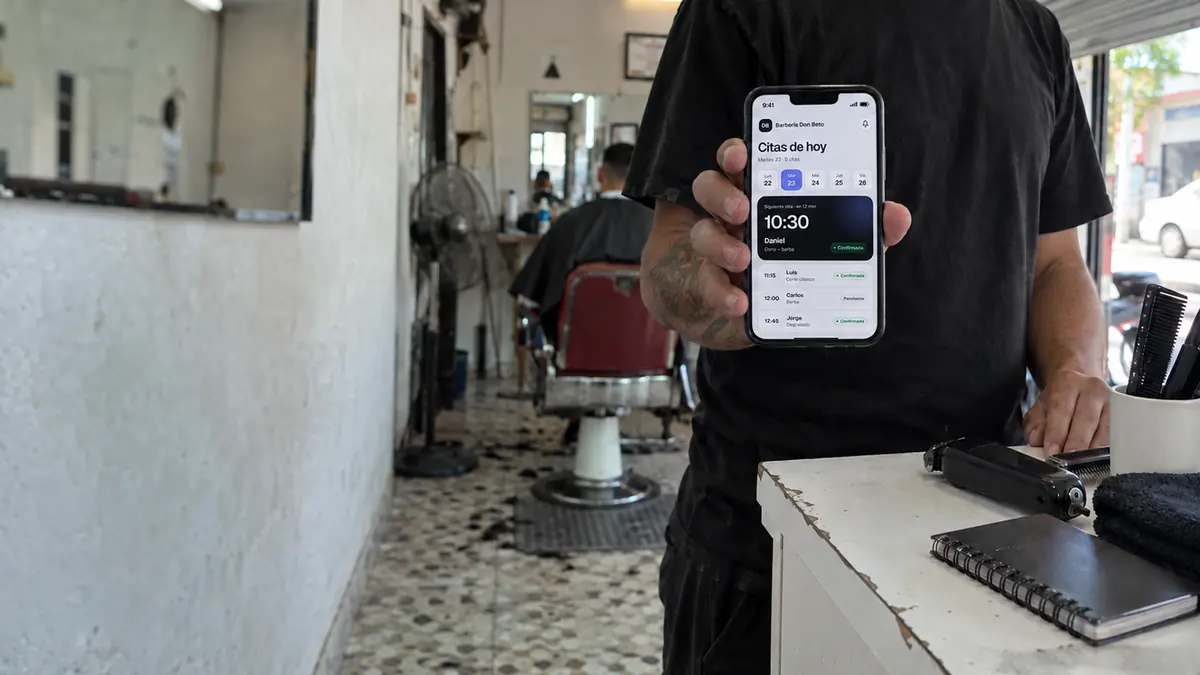
#> input picture src/assets/img/landing/agenda-citas-hero.webp, 1200 x 675 px
$ python -i procesar_fotos.py   (imports and definitions only)
#> lines starting #> are read from the running program, lines starting #| are printed output that depends on the picture
#> further down, picture is the input picture: PIL image 1200x675 RGB; mean R, G, B 114.2, 114.6, 112.9
"""Convierte las fotos generadas en ChatGPT a los WebP que usa el sitio.

- Iguala el color entre todas (misma penumbra cálida) para que se vean como una serie.
- Reduce a 1000 px de ancho y exporta WebP por debajo del presupuesto de BRIEF §9.

Uso:  py -3 tools/dev/og/procesar_fotos.py <carpeta_con_p1..p6.png> [--natural]

--natural  solo recorta, reduce y exporta, sin graduar el color. Es lo que se usa desde la
           serie v2 (22 sep 2026): la penumbra cálida era parte de lo que las hacía ver de IA.
"""
from __future__ import annotations

import sys
from pathlib import Path

from PIL import Image, ImageEnhance, ImageStat

RAIZ = Path(__file__).resolve().parents[3]
DESTINO = RAIZ / "src" / "assets" / "img" / "productos"

# Cada foto generada -> el producto al que pertenece (slug de data/products.json)
MAPA = {
    "p1": "agenda-citas-whatsapp",
    "p2": "pedidos-whatsapp",
    "p3": "menu-digital-qr",
    "p4": "tarjeta-lealtad",
    "p5": "inventario-ventas",
    "p6": "pagina-web",
}

ANCHO = 1000          # el doble de lo que mide la tarjeta más grande en pantalla
LUMA_OBJETIVO = 74.0  # penumbra cálida: todas las fotos terminan cerca de este brillo medio
NATURAL = False       # --natural: sin graduar (ver docstring)


def luma(im: Image.Image) -> float:
    return ImageStat.Stat(im.convert("L")).mean[0]


def graduar(im: Image.Image) -> Image.Image:
    """Lleva la foto al mismo brillo, contraste y temperatura que el resto de la serie."""
    factor = LUMA_OBJETIVO / max(luma(im), 1.0)
#> factor = 0.647
    factor = min(max(factor, 0.55), 1.35)          # sin apagar ni quemar de más
    im = ImageEnhance.Brightness(im).enhance(factor)
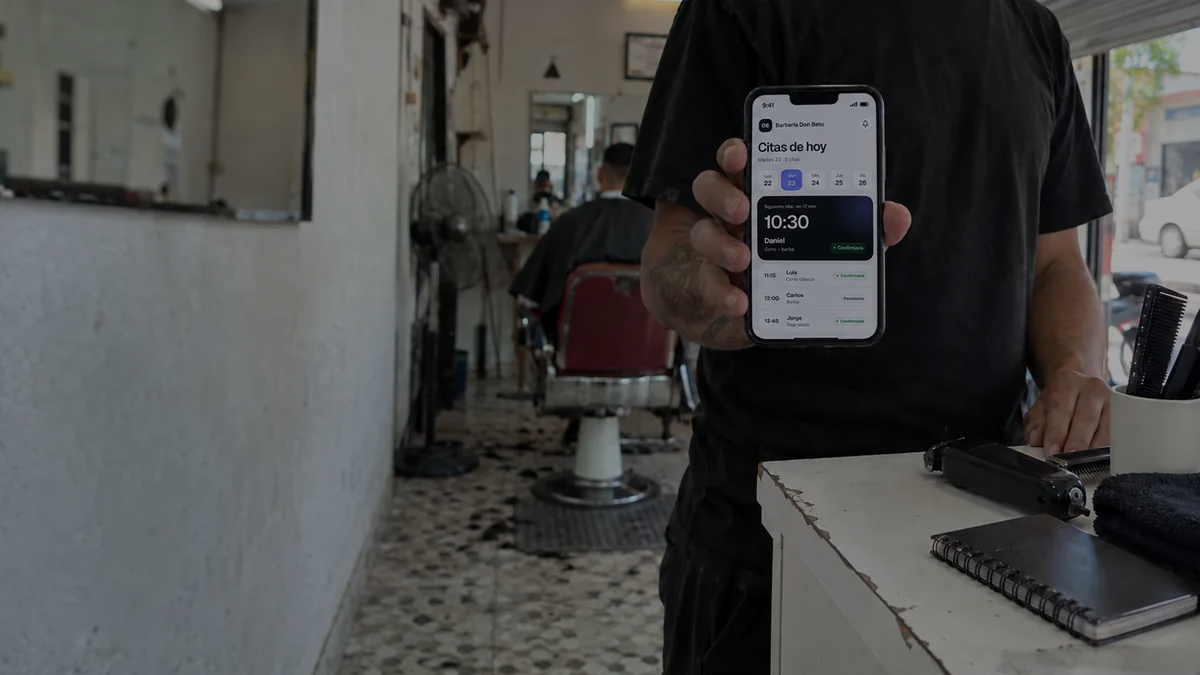
#> im: PIL image 1200x675 RGB; mean R, G, B 73.5, 73.7, 72.6
    im = ImageEnhance.Contrast(im).enhance(1.06)
    im = ImageEnhance.Color(im).enhance(0.92)      # un punto menos de saturación: se ve más caro
    r, g, b = im.split()                            # sombras tibias, sin azules fríos
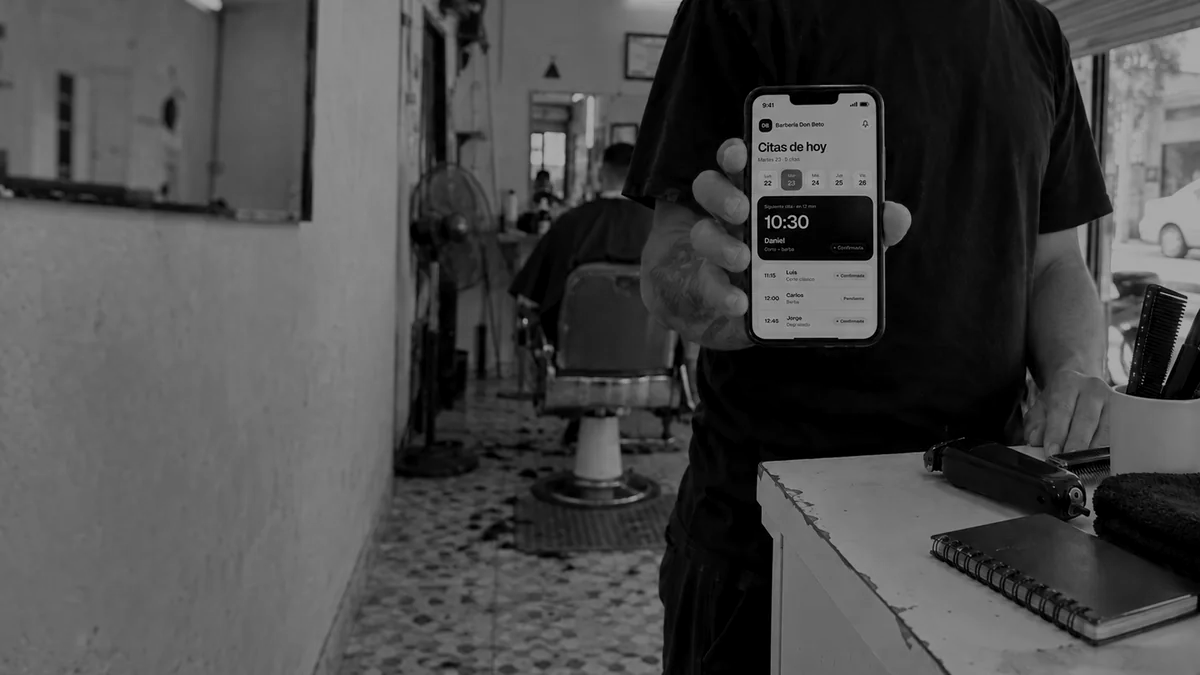
#> r: PIL image 1200x675 L; min 0, max 170, mean 72.6
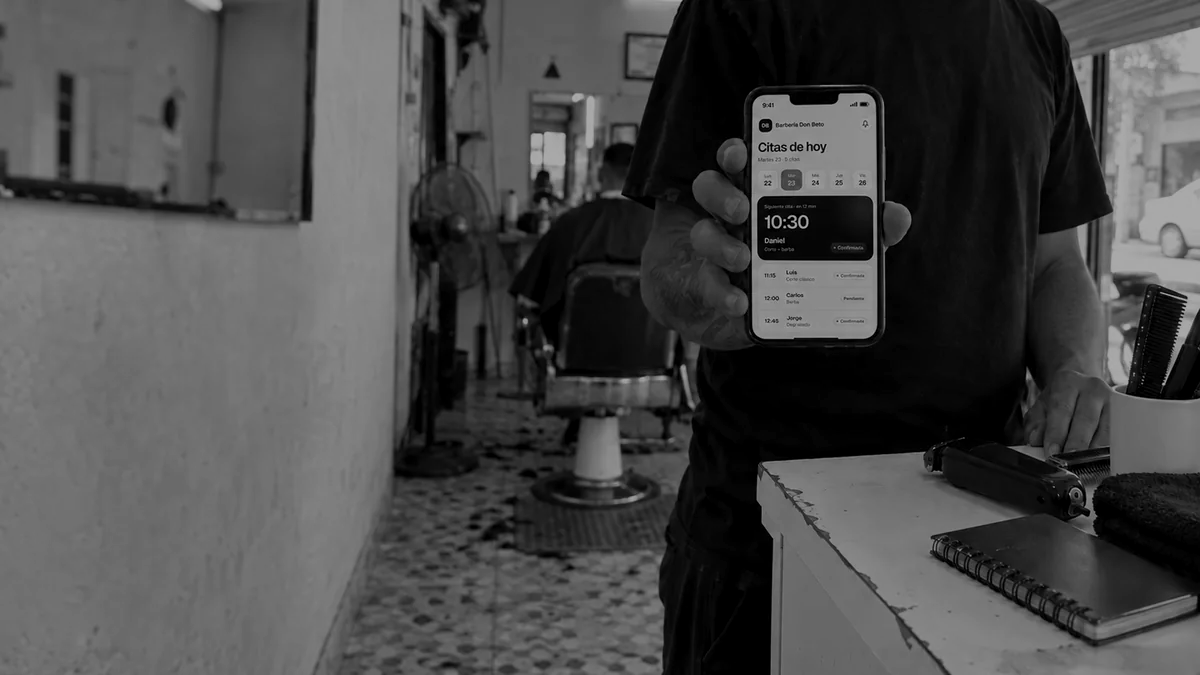
#> g: PIL image 1200x675 L; min 0, max 170, mean 72.8
    r = r.point(lambda v: min(255, int(v * 1.035)))
    b = b.point(lambda v: int(v * 0.955))
    return Image.merge("RGB", (r, g, b))


# [37 lines left out: function main, not called in this run]


# [2 lines not run here, left out]

>>> from PIL import Image
>>> picture = Image.open('../../../src/assets/img/landing/agenda-citas-hero.webp')
>>> result = graduar(picture)
